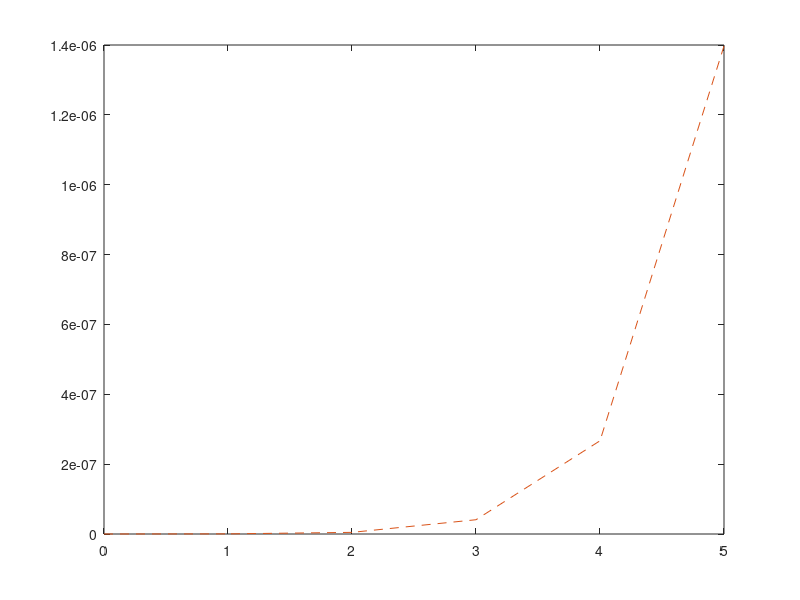

Recreate this plot in MATLAB.
n = input("How many trials? (more than 30): ")
p = input("Prob of success for a trail (smaller than 0.05): ")

lambda = p*n;

k = 0:n
pb = binopdf(k,n,p)
pb1 = poisscdf(k, lambda);

plot(k, pb, '*');
hold on;
plot(k, pb1, '--');

